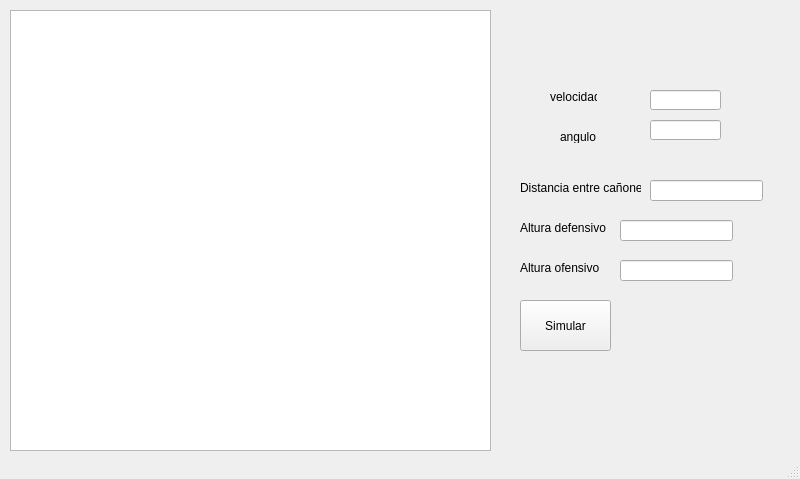
<?xml version="1.0" encoding="UTF-8"?>
<ui version="4.0">
 <class>MainWindow</class>
 <widget class="QMainWindow" name="MainWindow">
  <property name="geometry">
   <rect>
    <x>0</x>
    <y>0</y>
    <width>800</width>
    <height>479</height>
   </rect>
  </property>
  <property name="windowTitle">
   <string>MainWindow</string>
  </property>
  <widget class="QWidget" name="centralwidget">
   <widget class="QLabel" name="label_4">
    <property name="geometry">
     <rect>
      <x>560</x>
      <y>130</y>
      <width>47</width>
      <height>13</height>
     </rect>
    </property>
    <property name="text">
     <string>angulo</string>
    </property>
   </widget>
   <widget class="QLineEdit" name="LE_angulo">
    <property name="geometry">
     <rect>
      <x>650</x>
      <y>120</y>
      <width>71</width>
      <height>20</height>
     </rect>
    </property>
   </widget>
   <widget class="QLabel" name="label_3">
    <property name="geometry">
     <rect>
      <x>550</x>
      <y>90</y>
      <width>47</width>
      <height>13</height>
     </rect>
    </property>
    <property name="text">
     <string>velocidad</string>
    </property>
   </widget>
   <widget class="QGraphicsView" name="graphicsView">
    <property name="geometry">
     <rect>
      <x>10</x>
      <y>10</y>
      <width>481</width>
      <height>441</height>
     </rect>
    </property>
   </widget>
   <widget class="QLineEdit" name="LE_Vel">
    <property name="geometry">
     <rect>
      <x>650</x>
      <y>90</y>
      <width>71</width>
      <height>20</height>
     </rect>
    </property>
    <property name="text">
     <string/>
    </property>
   </widget>
   <widget class="QPushButton" name="pntSimular">
    <property name="geometry">
     <rect>
      <x>520</x>
      <y>300</y>
      <width>91</width>
      <height>51</height>
     </rect>
    </property>
    <property name="text">
     <string>Simular</string>
    </property>
   </widget>
   <widget class="QLabel" name="label_5">
    <property name="geometry">
     <rect>
      <x>520</x>
      <y>180</y>
      <width>121</width>
      <height>16</height>
     </rect>
    </property>
    <property name="text">
     <string>Distancia entre cañones</string>
    </property>
   </widget>
   <widget class="QLabel" name="label_6">
    <property name="geometry">
     <rect>
      <x>520</x>
      <y>220</y>
      <width>101</width>
      <height>16</height>
     </rect>
    </property>
    <property name="text">
     <string>Altura defensivo</string>
    </property>
   </widget>
   <widget class="QLabel" name="label_7">
    <property name="geometry">
     <rect>
      <x>520</x>
      <y>260</y>
      <width>91</width>
      <height>16</height>
     </rect>
    </property>
    <property name="text">
     <string>Altura ofensivo</string>
    </property>
   </widget>
   <widget class="QLineEdit" name="YO">
    <property name="geometry">
     <rect>
      <x>620</x>
      <y>260</y>
      <width>113</width>
      <height>21</height>
     </rect>
    </property>
   </widget>
   <widget class="QLineEdit" name="YD">
    <property name="geometry">
     <rect>
      <x>620</x>
      <y>220</y>
      <width>113</width>
      <height>21</height>
     </rect>
    </property>
   </widget>
   <widget class="QLineEdit" name="Distance">
    <property name="geometry">
     <rect>
      <x>650</x>
      <y>180</y>
      <width>113</width>
      <height>21</height>
     </rect>
    </property>
   </widget>
  </widget>
  <widget class="QMenuBar" name="menubar">
   <property name="geometry">
    <rect>
     <x>0</x>
     <y>0</y>
     <width>800</width>
     <height>20</height>
    </rect>
   </property>
  </widget>
  <widget class="QStatusBar" name="statusbar"/>
 </widget>
 <resources/>
 <connections/>
</ui>
